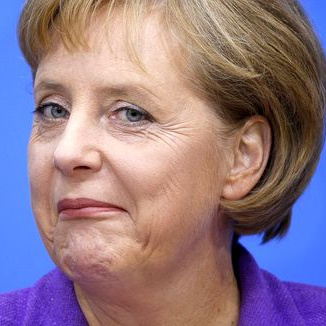
#> input picture proximal/examples/data/angela.jpg, 326 x 326 px
$ python test_cuda.py
#> lines starting #> are read from the running program, lines starting #| are printed output that depends on the picture; long printed decimals are rounded
"""
total generalized variation zooming to demonstrate the cuda implementation

You have to install pycuda and the cuda toolchain to be able to use the pycuda
implementation.

If you get errors during cuda kernel compilation, you might have to set the
environment variable PYCUDA_DEFAULT_NVCC_FLAGS to an appropriate value.
"""

from proximal.lin_ops import *
from proximal.prox_fns import *
from proximal.algorithms import *
from proximal.utils import *

import numpy as np
from scipy import ndimage

import matplotlib.pyplot as plt

import time

def solve(subsampled, alpha, f, K1, K2, implem):
    x = Variable([s*f for s in subsampled.shape])
    x.initval = np.zeros(x.shape)
    for i1 in range(f):
        for i2 in range(f):
            x.initval[i1::f,i2::f] = subsampled

    w = Variable(x.shape + (2,))
    w.initval = np.zeros(w.shape)
    w.initval[:-1,:,0] = x.initval[1:,:] - x.initval[:-1,:]
    w.initval[:,:-1,1] = x.initval[:,1:] - x.initval[:,:-1]

    e_data = sum_squares(subsample(conv_nofft(K1, conv_nofft(K2, x)), [f,f]) - subsampled)
    gw = grad(w, 2)
    Ew = gw + transpose(gw, (0,1,3,2))

    e_reg = alpha[1] * group_norm1(grad(x) - w, [2]) + alpha[0] * group_norm1(Ew, [2,3])

    f = e_data + e_reg

    prob = Problem(f, implem=Impl[implem])
    t0 = time.time()
    prob.solve(verbose = 1, eps_abs=1e-4, eps_rel=1e-4)
    t1 = time.time()

    return t1-t0, x.value

if __name__ == "__main__":
    ############################################################

    # Load image
    I = ndimage.imread('./data/angela.jpg')  # opens the file using Pillow - it's not an array yet
#> I is the input picture: shape (326, 326, 3); mean R, G, B 144.5, 120.4, 134.1
    I = np.mean(I.astype(np.float32)/np.amax(I), 2)
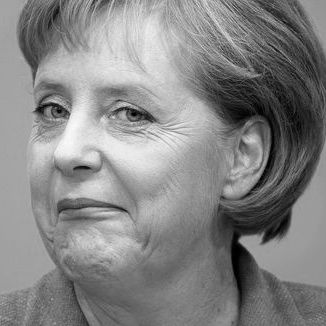
#> I: shape (326, 326) float32; min 0, max 0.979, mean 0.522
    print(np.amin(I), np.amax(I))
#| 0.0 0.9791

    # Convolve and subsample
    def binom(n):
        if n == 2:
            return np.array([1, 1], np.float32)*0.5
        b = binom(n-1)
        r = np.zeros(n)
        r[:-1] = b
        r[1:] += b
        return r*0.5

    K1 = np.array([binom(15)])
    K2 = K1.T

    f = 10
    subsampled = ndimage.filters.convolve(ndimage.filters.convolve(I, K1), K2)[::f,::f]
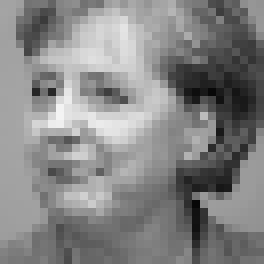
#> subsampled: shape (33, 33) float32 (shown 8 times larger); min 0.0304, max 0.957, mean 0.523

    plt.ion()
    plt.figure()
    imgplot = plt.imshow(I, interpolation="nearest", clim=(0.0, 1.0))
    imgplot.set_cmap('gray')
    plt.title('Original Image')
    plt.show()

    plt.figure()
    plt.imshow(subsampled, interpolation="nearest", clim=(0.0,1.0)).set_cmap('gray')
    plt.title('Subsampled Image')
    plt.show()

    #opfun = lambda x: np.sum(np.ravel((solve(subsampled, x, f, K1, K2, 'pycuda')[1][:I.shape[0],:I.shape[1]] - I)**2))
    #import scipy.optimize
    #alpha = scipy.optimize.fmin(opfun, [0.00388916,  0.03439691], maxfun=50)

    alpha = [0.00388916,  0.03439691]
    tcuda, Icuda = solve(subsampled, alpha, f, K1, K2, 'pycuda')
#> (the run stopped early here; a loop or call above may not have finished)
